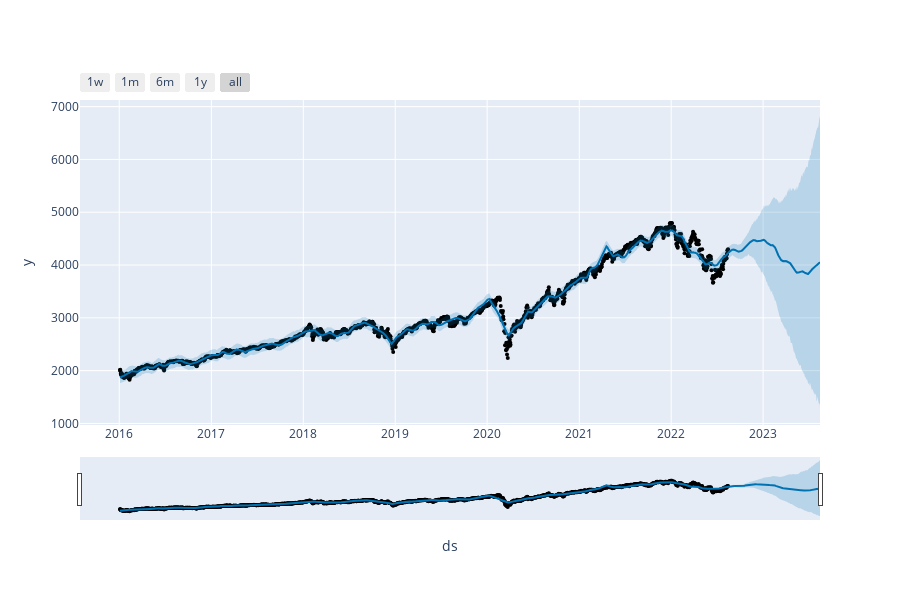

The code cell stored with this chart in its notebook:
### Code cell
plot_plotly(m, forecast)

### Figure 1 — Plotly figure (JSON) as saved in the notebook; plotly's stock layout.template omitted (floating-point values rounded to 4 significant figures; data arrays with more than 128 entries replaced by an {"elided": "..."} marker saying what was removed)
{"data": [{"marker": {"color": "black", "size": 4}, "mode": "markers", "name": "Actual", "type": "scatter", "x": {"elided": "1666 str values"}, "y": {"elided": "1666 float values"}}, {"hoverinfo": "skip", "line": {"width": 0}, "mode": "lines", "type": "scatter", "x": {"elided": "1927 str values"}, "y": {"elided": "1927 float values"}}, {"fill": "tonexty", "fillcolor": "rgba(0, 114, 178, 0.2)", "line": {"color": "#0072B2", "width": 2}, "mode": "lines", "name": "Predicted", "type": "scatter", "x": {"elided": "1927 str values"}, "y": {"elided": "1927 float values"}}, {"fill": "tonexty", "fillcolor": "rgba(0, 114, 178, 0.2)", "hoverinfo": "skip", "line": {"width": 0}, "mode": "lines", "type": "scatter", "x": {"elided": "1927 str values"}, "y": {"elided": "1927 float values"}}], "layout": {"height": 600, "showlegend": false, "width": 900, "xaxis": {"rangeselector": {"buttons": [{"count": 7, "label": "1w", "step": "day", "stepmode": "backward"}, {"count": 1, "label": "1m", "step": "month", "stepmode": "backward"}, {"count": 6, "label": "6m", "step": "month", "stepmode": "backward"}, {"count": 1, "label": "1y", "step": "year", "stepmode": "backward"}, {"step": "all"}]}, "rangeslider": {"visible": true}, "title": {"text": "ds"}, "type": "date"}, "yaxis": {"title": {"text": "y"}}}}
